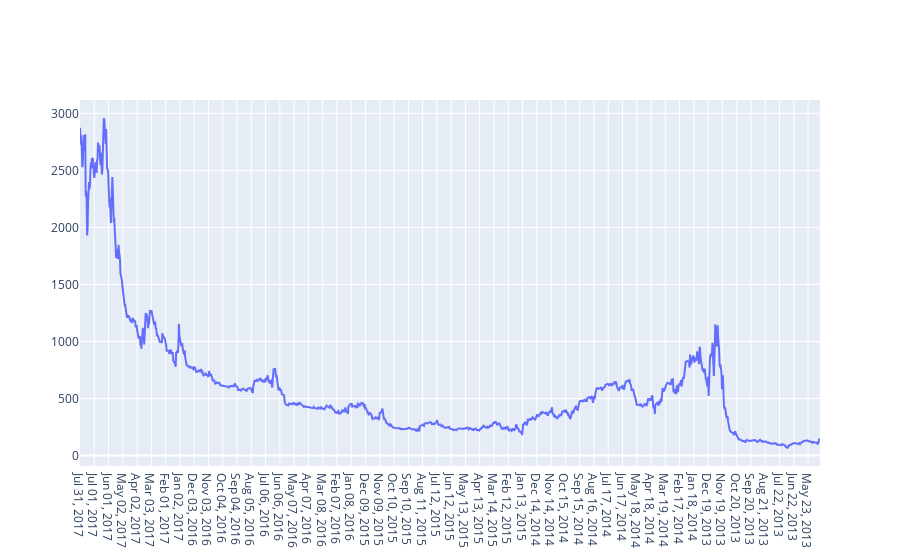

The notebook cell saved with this chart:
### Markdown cell above
Plot line graph base on 'Close'

### Code cell
btc_trace = go.Scatter(x=data.index, y=data['Close'], name= 'Price')
py.iplot([btc_trace])

### Figure 1 — Plotly figure (JSON) as saved in the notebook; plotly's stock layout.template omitted (floating-point values rounded to 4 significant figures; data arrays with more than 128 entries replaced by an {"elided": "..."} marker saying what was removed)
{"data": [{"name": "Price", "x": {"elided": "1556 str values"}, "y": {"elided": "1556 float values"}, "type": "scatter"}], "layout": {}}
